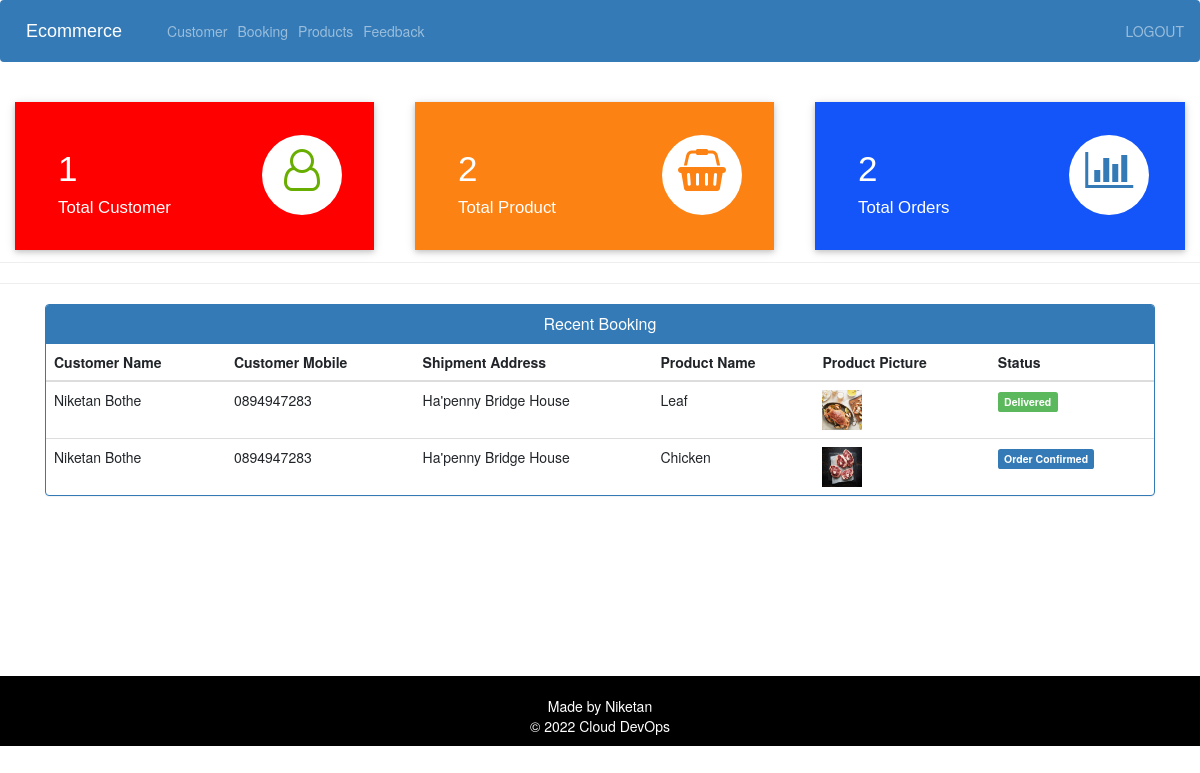
The app's page /admin-dashboard (signed in) with its own data.
### ecom/models.py (models this page shows, shortened)
class Customer(models.Model):
    user=models.OneToOneField(User,on_delete=models.CASCADE)
    profile_pic= models.ImageField(upload_to='profile_pic/CustomerProfilePic/',null=True,blank=True)
    address = models.CharField(max_length=40)
    mobile = models.CharField(max_length=20,null=False)
    @property
    def get_name(self):
        return self.user.first_name+" "+self.user.last_name

class Orders(models.Model):
    STATUS =(
        ('Pending','Pending'),
        ('Order Confirmed','Order Confirmed'),
        ('Out for Delivery','Out for Delivery'),
        ('Delivered','Delivered'),
    )
    customer=models.ForeignKey('Customer', on_delete=models.CASCADE,null=True)
    product=models.ForeignKey('Product',on_delete=models.CASCADE,null=True)
    email = models.CharField(max_length=50,null=True)
    address = models.CharField(max_length=500,null=True)
    mobile = models.CharField(max_length=20,null=True)
    order_date= models.DateField(auto_now_add=True,null=True)
    status=models.CharField(max_length=50,null=True,choices=STATUS)

class Product(models.Model):
    name=models.CharField(max_length=40)
    product_image= models.ImageField(upload_to='product_image/',null=True,blank=True)
    price = models.PositiveIntegerField()
    description=models.CharField(max_length=40)

### ecom/views.py (the view)
# urls.py: path('admin-dashboard', views.admin_dashboard_view,name='admin-dashboard'),
@login_required(login_url='adminlogin')
def admin_dashboard_view(request):
    customercount=models.Customer.objects.all().count()
    productcount=models.Product.objects.all().count()
    ordercount=models.Orders.objects.all().count()
    orders=models.Orders.objects.all()
    ordered_products=[]
    ordered_bys=[]
    for order in orders:
        ordered_product=models.Product.objects.all().filter(id=order.product.id)
        ordered_by=models.Customer.objects.all().filter(id = order.customer.id)
        ordered_products.append(ordered_product)
        ordered_bys.append(ordered_by)
    mydict={
    'customercount':customercount,
    'productcount':productcount,
    'ordercount':ordercount,
    'data':zip(ordered_products,ordered_bys,orders),
    }
    return render(request,'ecom/admin_dashboard.html',context=mydict)

### templates/ecom/admin_dashboard.html
{% extends 'ecom/admin_base.html' %}
{% load static %}
{% block content %}
<br>
{%include 'ecom/admin_dashboard_cards.html'%}
<br><br><br><br><br>
<hr><hr>
<div class="container" >
    <div class="panel panel-primary" >
      <div class="panel-heading" style="text-align:center;">
        <h6 class="panel-title">Recent Booking</h6>
      </div>
      <table class="table table-hover" id="dev-table">
        <thead>
          <tr>
            <th>Customer Name</th>
            <th>Customer Mobile</th>
            <th>Shipment Address</th>
            <th>Product Name</th>
            <th>Product Picture</th>
            <th>Status</th>
          </tr>
        </thead>
        {% for product,customer,order in data %}
        <tr>
          {% for c in customer %}
          <td> {{c.get_name}}</td>
          <td>{{c.mobile}}</td>
          <td>{{order.address}}</td>
          {% endfor %}
          {% for p in product %}
          <td> {{p.name}}</td>
          <td> <img src="{% static p.product_image.url %}" alt="Profile Pic" height="40px" width="40px" /></td>
          {% if order.status == 'Pending'%}
          <td> <span class="label label-info">{{order.status}}</span></td>
          {% elif order.status == 'Delivered' %}
          <td> <span class="label label-success">{{order.status}}</span></td>
          {% elif order.status == 'Out for Delivery' %}
          <td> <span class="label label-warning">{{order.status}}</span></td>
          {%else%}
            <td> <span class="label label-primary">{{order.status}}</span></td>
          {%endif%}
          {% endfor %}
        </tr>
        {% endfor %}
      </table>
  </div>
</div>
{% endblock content %}

### records on screen
Orders: address "Ha'penny Bridge House", status "Delivered"
Customer: get_name "Niketan Bothe", mobile "0894947283"
Product: name "Leaf", product_image (picture)
Orders: address "Ha'penny Bridge House", status "Order Confirmed"
Product: name "Chicken", product_image (picture)

### other values on screen
{{ customercount }} "1"
{{ productcount }} "2"
{{ ordercount }} "2"
